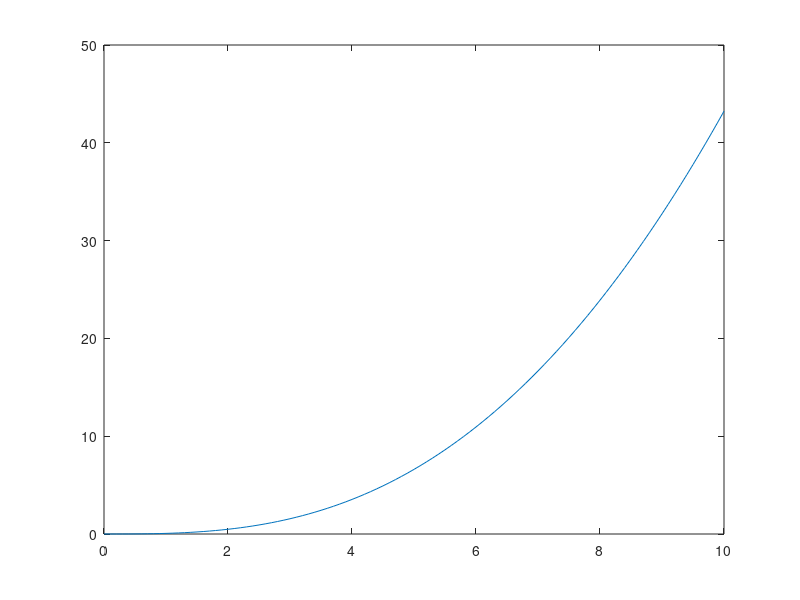

Write the MATLAB code that produced this figure.
% plot parabolic

% k = 2;
% 
% R = 10e3;
% C = 1e-7;
% 
% T = R*C;
% 
% num = [0 k];
% den = [5 1];
% G = tf (num,den);
% t = 0:0.1:10;
% u_ramp = t;
% [y_ramp,t_ramp] = lsim (G,u_ramp,t);
% plot (t_ramp,y_ramp)


k = 2;

R = 10e3;
C = 1e-7;

T = R*C;

num = [0 k];
den = [5 1];
G = tf (num,den);
t = 0:0.1:10;
u_parabolic = 0.5*t.^2;
[y_parabolic,t_parabolic] = lsim (G,u_parabolic,t);
plot (t_parabolic,y_parabolic)
